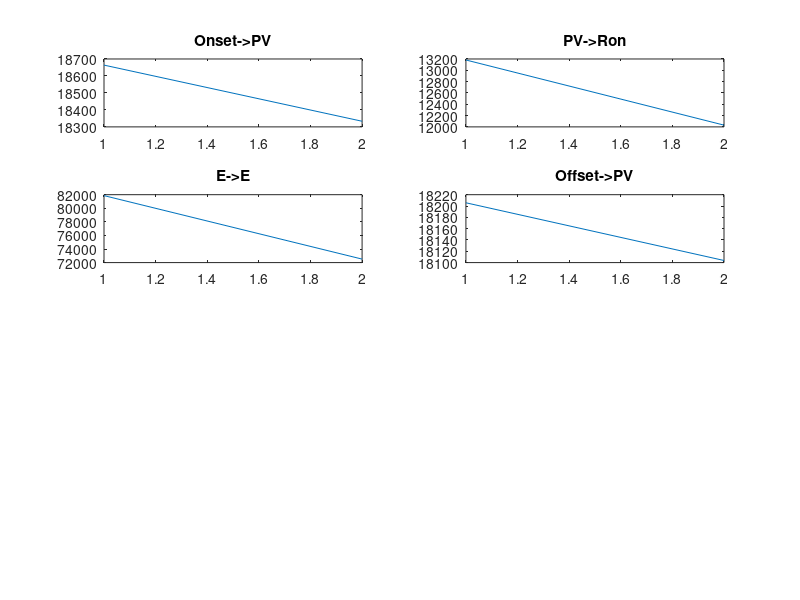
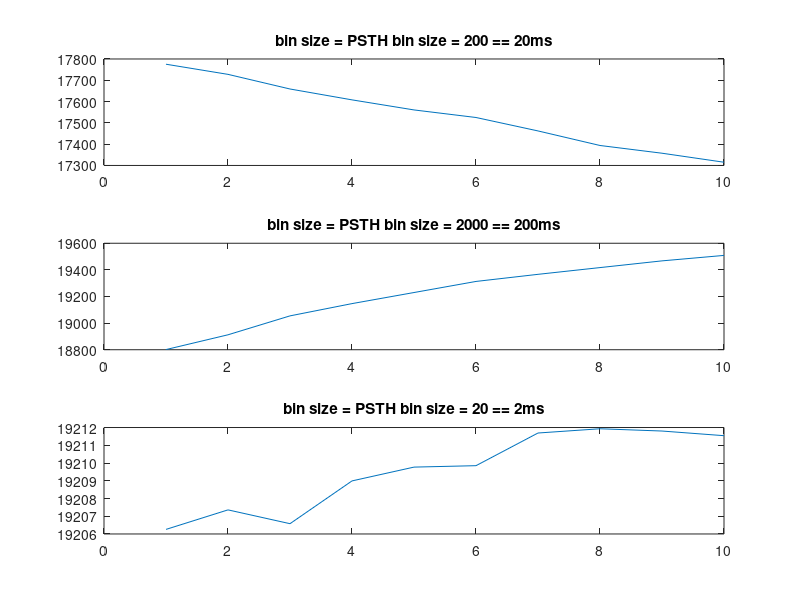

Source code (MATLAB) for these figures, in order: (Note: this script raises an error after producing the figures.)
figure;
subplot(4,2,1)
plot([18663.95,18333.21])
title('Onset->PV')
subplot(4,2,2)
plot([13182.29,12031.04])
title('PV->Ron')
subplot(4,2,3)
plot([81863.39,72514.83])
title('E->E')
subplot(4,2,4)
plot([18205.70,18103.73])
title('Offset->PV')

%%
figure;
subplot(3,1,1)
plot([17775.41,17727.77,17659.06,17608.02,17560.75,17525.22,17462.14,17393.78,17357.47,17315.16])
title('bin size = PSTH bin size = 200 == 20ms')
subplot(3,1,2)
plot([18801.21,18912.23,19054.37,19146.52,19229.80,19313.11,19366.50,19417.19,19467.67,19508.67])
title('bin size = PSTH bin size = 2000 == 200ms')
subplot(3,1,3)
plot([19206.26,19207.36,19206.58,19208.99,19209.77,19209.85,19211.69,19211.93,19211.80,19211.54])
title('bin size = PSTH bin size = 20 == 2ms')

%%
figure;
plot(squeeze(params))
